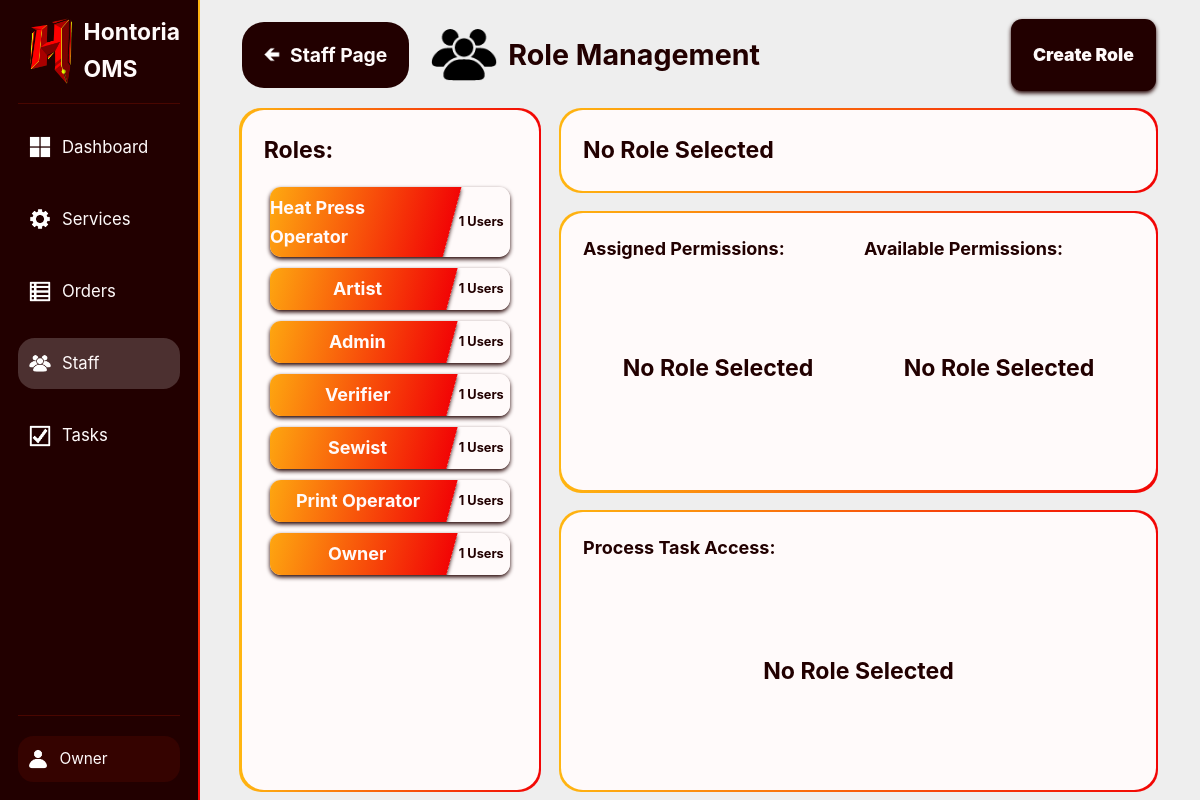
The page /internalWeb/public/index.php?page=staff&action=manageRoles (signed in) on the database its author committed.
### tables this page shows
CREATE TABLE roles (
    id INT UNSIGNED AUTO_INCREMENT PRIMARY KEY,
    name VARCHAR(50) UNIQUE NOT NULL,
    description TEXT
);

### InternalWeb/Models/StaffM.php (called while the page is built, shortened)
<?php
class StaffM {
    private $pdo;
    public function __construct($pdo) {
        $this->pdo = $pdo;
    }
    public function getUserRoles($userID) {
        $query = "SELECT roleID FROM userRoles WHERE userID = :userID";
        $stmt = $this->pdo->prepare($query);
        $stmt->bindParam(':userID', $userID);
        $stmt->execute();
        return $stmt->fetchAll(PDO::FETCH_COLUMN, 0);
    }
    public function getAllRolesTally($actorID) {
        $unalterableRoles = [];
        $params = [];
        foreach ($this->getRoleManagementGovernance($this->getUserRoles($actorID)) as $rule) {
            if (!$rule['canAlter']) {
                $unalterableRoles[] = $rule['roleSubjectID'];
            }
        }
        $query = "SELECT roles.id, roles.name, COUNT(userRoles.userID) AS count FROM roles LEFT JOIN userRoles ON roles.id = userRoles.roleID";
        $query .= " GROUP BY roles.id, roles.name
            ORDER BY COUNT(userRoles.userID) DESC";
        $stmt = $this->pdo->prepare($query);
        $stmt->execute($params);
        return $stmt->fetchAll(PDO::FETCH_ASSOC);
    }
    public function getRoleManagementGovernance($roles) {
        $placeholders = implode(',', array_fill(0, count($roles), '?'));
        $query = "SELECT roleSubjectID, MAX(canGrant)  AS canGrant, MAX(canRevoke) AS canRevoke, MAX(canAlter)  AS canAlter, MAX(canDelete) AS canDelete
                  FROM roleManagementGovernance WHERE roleAgentID IN ($placeholders) GROUP BY roleSubjectID";
        $stmt = $this->pdo->prepare($query);
        $stmt->execute($roles);
        return $stmt->fetchAll(PDO::FETCH_ASSOC);
    }
}

### InternalWeb/Views/Staff/RoleManagement.php (the view, shortened to what this page needs)
<!DOCTYPE html>
<html>
<head>
    <link rel="stylesheet" href="../../Shared/CSS/Main.css">
    <link rel="stylesheet" href="../.CSS/StaffPage.css">
</head>
<body class="asideLayout fixedScreen">
    <?php include("../Views/.Components/SideBar.php"); ?>
    <main class="columnLayout midGap">
        <span class="centerHoriRowLayout midGap">
            <?php include("../Views/.Components/BackLink.php"); ?>
            <h1 class="titleLogo minGap tinHeight flexMax">
                <img src="../../Shared/Img/PeopleIcon.png" alt="People"> Role Management
                <div class="rowLayout minGap flexMax contentFlexEnd">
                    <?php if (in_array("canCreateRoles", $_SESSION['permissions'])): ?>
                        <a class="roundedMin centerColumnLayout importantInput regPadding emphasizedText shadowed" id="createRoleButton">Create Role</a>
                    <?php endif; ?>
                </div>
            </h1>
        </span>
        <section class="rowLayout flexMax midGap">
            <section class="flexMid roundedMid centerColumnLayout">
                <div class="columnLayout minGap box roundedMid fullHeight fullWidth">
                    <h2>Roles:</h2>
                    <div id="processesContainer" class="scrollable columnLayout minGap regMinPadding flexMax">
                        <?php foreach ($roleTally as $role): ?>
                            <div class="noShrink roundedMin centerHoriRowLayout clickable shadowed fixedScreen roleElement"
                                data-id="<?= $role['id'] ?>" data-name="<?= $role['name'] ?>">
                                <h3 class="regMinPadding gradientDiagBG flexMid centerColumnLayout fullHeight whiteText skewedXNegBG shadowed capitalFirst"><span><?= $role['name'] ?></span></h3>
                                <h5 class="flexMin whiteBG fullHeight centerColumnLayout"><?= $role['count'] ?> Users</h5>
                            </div>
                        <?php endforeach; ?>
                    </div>
                </div>
            </section>
            <section class="columnLayout midGap flexMax">
                <section class="centerColumnLayout roundedMid minGap">
                    <div class="centerHoriRowLayout minGap box roundedMid fullHeight fullWidth">
                        <h2 id="selectedRoleTitle" class="capitalFirst">No Role Selected</h2>
                    </div>
                </section>
                <div class="columnLayout flexMax midGap">
                    <section class="centerColumnLayout roundedMid minGap flexMax">
                        <div class="columnLayout minGap box roundedMid fullHeight fullWidth">
                            <div class="flexMax rowLayout minGap noMinHeight noFlexBasis">
                                <div class="fullWidth columnLayout tinGap noMinHeight flexMin noFlexBasis">
                                    <h3>Assigned Permissions:</h3>
                                    <div class="gridCenterFlex tinGap scrollable flexMax regMinPadding" id="assignedPermsContainer">
                                        <h2 class="selfCenter">No Role Selected</h2>
                                    </div>
                                </div>
                                <div class="fullWidth columnLayout tinGap noMinHeight flexMin noFlexBasis">
                                    <h3>Available Permissions:</h3>
                                    <div class="gridCenterFlex tinGap scrollable flexMax regMinPadding" id="availablePermsContainer">
                                        <h2 class="selfCenter">No Role Selected</h2>
                                    </div>
                                </div>
                            </div>
                        </div>
                    </section>
                    <div class="rowLayout flexMax midGap noMinHeight noFlexBasis">
                        <section class="centerColumnLayout roundedMid minGap flexMid" id="processTaskContainer">
                            <div class="columnLayout minGap box roundedMid fullHeight fullWidth">
                                <h3 class="centerHoriRowLayout">Process Task Access:
                                </h3>
                                <div class="flexMax columnLayout tinGap scrollable container regMinPadding">
                                    <h2 class="selfCenter centerMarginsSelf">No Role Selected</h2>
                                </div>
                            </div>
                        </section>
                    </div>
                </div>
            </section>
        </section>
    </main>
    <?php include("../Views/.Components/ConfirmationBox.php"); ?>
</body>
</html>

### Shared/CSS/Base.css (style rules this page uses)
* { margin: 0; padding: 0; box-sizing: border-box; }
html { font-family: "Inter", -apple-system, BlinkMacSystemFont, "Segoe UI", Roboto, "Helvetica Neue", Arial, "Noto Sans", sans-serif, "Apple Color Emoji", "Segoe UI Emoji", "Segoe UI Symbol", "Noto Color Emoji"; font-size: 22px; line-height: 1.6; color: var(--dark); }
:root { --white: #fffafa; --whiteTrans: #fffafa31; --whiteFaded: #fffafa17; --dark: #220000; --darkTrans: #22000046; --darkFaded: #2200002a; --darkGray: #997979; --lightGray: #f7f7f7; --gray: #eeeeee; --red: #d3290d; --redTrans: #f522022f; --redFaded: #f5220217; --yellow: #FFB611; --yellowTrans: #ffb8115e; --yellowGreen: #efff11; --yellowGreenTrans: #efff115e; --green: #2eef10; --greenTrans: #2eef1057; --blue: #088bfd; --gradientDiag: linear-gradient(to left, #F20505, #FFB611); --gradientVert: linear-gradient(to top, #F20505, #FFB611); }
body { min-height: 100vh; overflow-x: hidden; background-color: var(--gray); }
input[type=button], input[type=submit], button, select, a { cursor: pointer; font-size: 0.7rem; }
a { color: var(--white); text-decoration: none; }
img { height: 70%; }
p, div { font-size: 0.7rem; }

### Shared/CSS/Layout.css (style rules this page uses)
.centerColumnLayout { display: flex; justify-content: center; flex-direction: column; align-items: center; }
.asideLayout { display: flex; }
.asideLayout>main { flex: 6; }
.asideLayout>main>*:first-child { margin-top: 1rem; }
.asideLayout>main>* { margin-right: 2rem; margin-left: 2rem; }
.asideLayout>main>section { max-height: 85vh; height: 85vh; }
.columnLayout { display: flex; flex-direction: column; }
.tinGap { gap: 0.2rem; }
.minGap { gap: 0.5rem; }
.midGap { gap: 1rem; }
.fullHeight { height: 100%; }
.fullWidth { width: 100%; }
.centerHoriRowLayout { display: flex; align-items: center; flex-direction: row; }
.rowLayout { display: flex; flex-direction: row; }
.regMinPadding { padding: 0.3rem !important; }
.regPadding { padding: 1rem !important; }
.flexMin { flex: 1 !important; }
.flexMid { flex: 3 !important; }
.flexMax { flex: 6 !important; }
.scrollable { overflow-y: scroll !important; }
.fixedScreen { overflow: hidden; }
.tinHeight { height: 3rem !important; }
.gridCenterFlex { display: flex; flex-wrap: wrap; justify-content: center; align-items: center; }
.contentFlexEnd { justify-content: flex-end; }
.centerMarginsSelf { margin: auto; }
*:has(> .eastAbsolute), *:has(> .norWestAbsolute), *:has(> .norEastAbsolute), *:has(> .souEastAbsolute), *:has(> .souWestAbsolute) { position: relative; }
.selfCenter { align-self: center; justify-self: center; }
.noShrink { flex-shrink: 0; }
.noMinHeight { min-height: 0 !important; }
.noFlexBasis { flex-basis: 0 !important; }

### Shared/CSS/Components.css (style rules this page uses)
.titleLogo { display: flex; align-items: center; font-size: 1.3em; }
.titleLogo>img { height: 100%; }
.box { padding: 1rem; background: var(--white); }
*:has(> .gradientBorderDiag), *:has(> .gradientBorderVert), *:has(> .backLink) { position: relative; }
.roundedMin { border-radius: 0.5rem; }
.roundedMid { border-radius: 1rem; }
.importantInput { background: var(--dark) !important; color: var(--white); font-weight: 900; }
.capitalFirst { text-transform: capitalize; }
.emphasizedText { font-weight: 900; font-size: 0.8rem !important; }
.gradientDiagBG { background: var(--gradientDiag); }
.whiteBG { background: var(--white); }
.whiteText { color: var(--white) !important; }
.clickable { cursor: pointer; }
.shadowed { box-shadow: 0 0.1rem 0.2rem var(--dark); }
.skewedXNegBG { transform: skewX(-15deg); padding-left: 10% !important; margin-left: -10%; }
.skewedXNegBG>* { transform: skewX(15deg); }

### rows shown on the page
roles: name "Heat Press Operator", count "1"
roles: name "Artist", count "1"
roles: name "Admin", count "1"
roles: name "Verifier", count "1"
roles: name "Sewist", count "1"
roles: name "Print Operator", count "1"
roles: name "Owner", count "1"

### other values the page prints
$linkData['label'] "Dashboard"
$linkData['label'] "Services"
$linkData['label'] "Orders"
$linkData['label'] "Staff"
$linkData['label'] "Tasks"
$_SESSION['username'] "Owner"
$lastPage "Staff"
